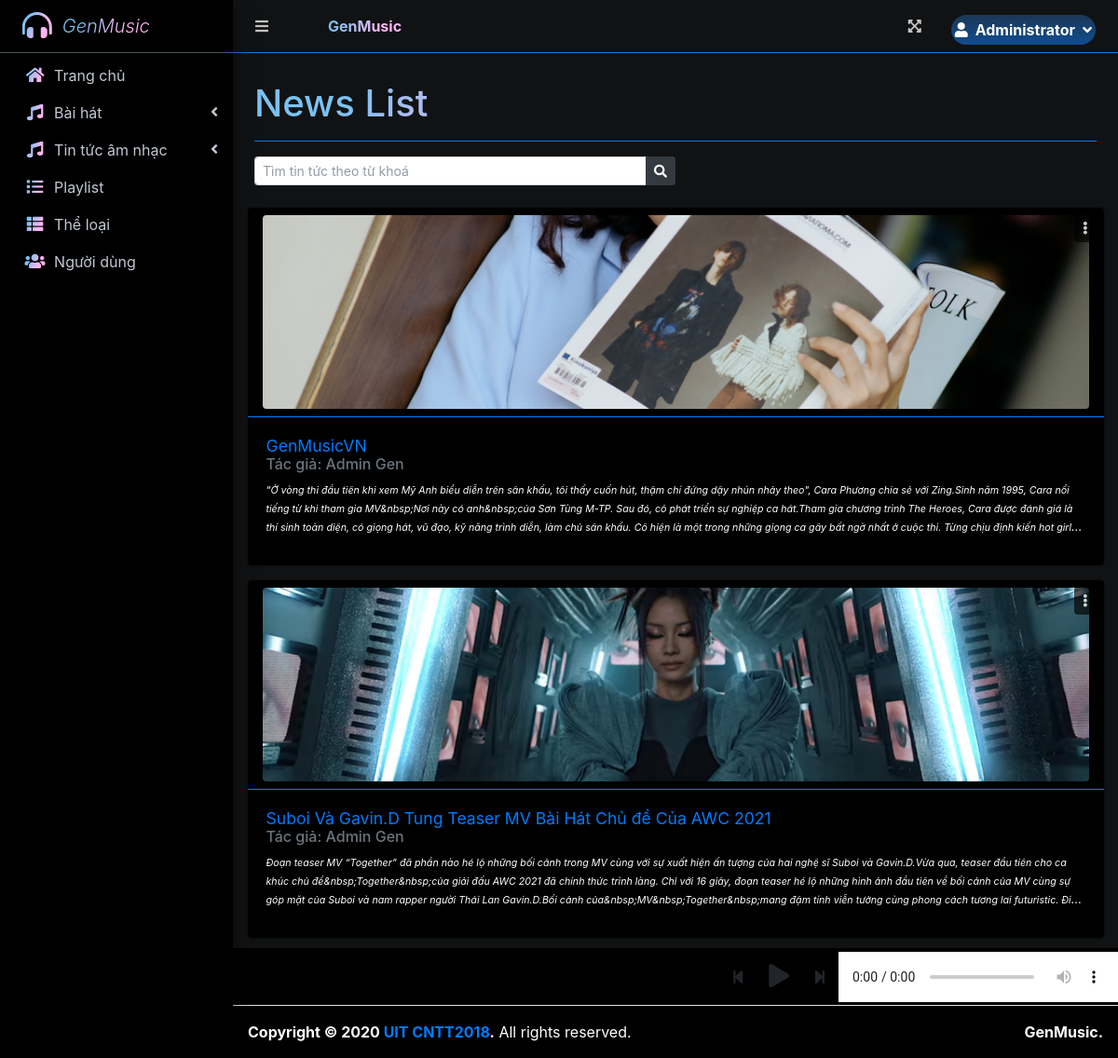
Screenshot of /index.php?page=news_list (signed in) with the database file from the repository.
### tables this page shows
CREATE TABLE `news` (
  `id` int(30) NOT NULL,
  `user_id` int(30) NOT NULL,
  `genre_id` int(30) NOT NULL,
  `title` text NOT NULL,
  `artist` text NOT NULL,
  `description` text NOT NULL,
  `cover_image` text NOT NULL,
  `date_created` int(11) NOT NULL DEFAULT current_timestamp()
);

### news_list.php (the view, shortened to what this page needs)
<?php include'db_connect.php' ?>
<div class="col-lg-12">
	<div class="d-flex justify-content-between align-items-center w-100">
		<div class="form-group" style="width:calc(50%) ">
			<div class="input-group">
              <input type="search" id="filter" class="form-control form-control-sm" placeholder="Tìm tin tức theo từ khoá">
              <div class="input-group-append">
                  <button type="button" id="search" class="btn btn-sm btn-dark">
                      <i class="fa fa-search"></i>
                  </button>
              </div>
          </div>
		</div>
	</div>
	<div class="row" id="news-list">
		<?php
			$musics= $conn->query("SELECT * FROM news  order by title asc") or die($conn->error);
			while($row=$musics->fetch_assoc()):
				$trans = get_html_translation_table(HTML_ENTITIES,ENT_QUOTES);
				unset($trans["\""], $trans["<"], $trans[">"], $trans["<h2"]);
				$desc = strtr(html_entity_decode($row['description']),$trans);
				$desc=str_replace(array("<li>","</li>"), array("",", "), $desc);
		?>
		<div class="card bg-black news-item my-2 mx-o rounded" data-id="<?php echo $row['id'] ?>"  style="width:100%;cursor:pointer;">
			<div class="card-img-top flex-w-100 position-relative py-2 px-3">
				<?php if($_SESSION['login_type'] == 1 || $_SESSION['login_id'] == $row['user_id']): ?>
                	<div class="dropdown position-absolute" style="right:.5em;top:.5em">
	                  <button type="button" class="btn btn-tool py-1" data-toggle="dropdown" title="Manage" style="background: #000000ab;z-index: 1">
	                    <i class="fa fa-ellipsis-v"></i>
	                  </button>
	                  </div>
	              <?php endif; ?>
				<a href="index.php?page=view_news&id=<?php echo $row['id'] ?>">
				<img src="assets/uploads/<?php echo $row['cover_image'] ?>" class="card-img-top rounded"  style="object-fit: cover;max-width: 100%;height:26vh" alt="music Cover">
			</div>
			<div class="card-body border-top border-primary" style="min-height:20vh">
				<h5 class="card-title w-100"><?php echo ucwords($row['title']) ?></h5>
				<h6 class="card-subtitle mb-2 text-muted w-100">Tác giả: <?php echo ucwords($row['artist']) ?></h6>
				<p class="card-text truncate text-white"><small><?php echo strip_tags($desc) ?></small></p>
			</div>
		</div>
		<?php endwhile; ?>
	</div>
</div>

### rows the page displays
news: $row['id'] 1 (drawn), cover_image (picture), title "GenMusicVN", artist "Admin Gen", description "\"Ở vòng thi đầu tiên khi xem Mỹ Anh biểu diễn trên sân khấu, tôi thấy cuốn hút, thậm chí đứng dậy nhún nhảy theo\", Cara Phương chia sẻ với Zing.Sinh năm 1995, Cara nổi tiếng từ khi tham gia MV&nbsp;Nơi này có anh&nbsp;của Sơn Tùng M-TP. Sau đó, cô phát triển sự nghiệp ca hát.Tham gia chương trình The Heroes, Cara được đánh giá là thí sinh toàn diện, có giọng hát, vũ đạo, kỹ năng trình diễn, làm chủ sân khấu. Cô hiện là một trong những giọng ca gây bất ngờ nhất ở cuộc thi. Từng chịu định kiến hot girl…"
news: cover_image (picture), title "Suboi Và Gavin.D Tung Teaser MV Bài Hát Chủ đề Của AWC 2021", artist "Admin Gen", description "Đoạn teaser MV “Together” đã phần nào hé lộ những bối cảnh trong MV cùng với sự xuất hiện ấn tượng của hai nghệ sĩ Suboi và Gavin.D.Vừa qua, teaser đầu tiên cho ca khúc chủ đề&nbsp;Together&nbsp;của giải đấu AWC 2021 đã chính thức trình làng. Chỉ với 16 giây, đoạn teaser hé lộ những hình ảnh đầu tiên về bối cảnh của MV cùng sự góp mặt của Suboi và nam rapper người Thái Lan Gavin.D.Bối cảnh của&nbsp;MV&nbsp;Together&nbsp;mang đậm tính viễn tưởng cùng phong cách tương lai futuristic.…"

### other values shown
$_SESSION['login_firstname'] "Administrator"
$title "News List"
